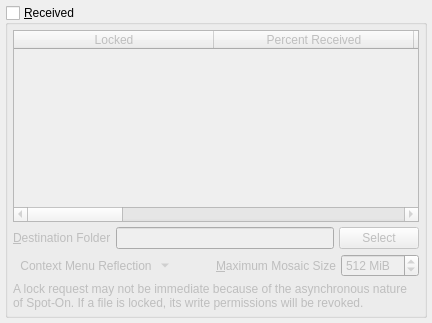
              <widget class="QWidget" name="tab_SB_incoming">
               <attribute name="icon">
                <iconset resource="../Icons/icons.qrc">
                 <normaloff>:/nuvola/down.png</normaloff>:/nuvola/down.png</iconset>
               </attribute>
               <attribute name="title">
                <string>&amp;Incoming</string>
               </attribute>
               <layout class="QVBoxLayout" name="verticalLayout_44">
                <property name="spacing">
                 <number>5</number>
                </property>
                <property name="leftMargin">
                 <number>5</number>
                </property>
                <property name="topMargin">
                 <number>5</number>
                </property>
                <property name="rightMargin">
                 <number>5</number>
                </property>
                <property name="bottomMargin">
                 <number>5</number>
                </property>
                <item>
                 <widget class="QSplitter" name="splitter">
                  <property name="orientation">
                   <enum>Qt::Vertical</enum>
                  </property>
                  <widget class="QGroupBox" name="receivers">
                   <property name="title">
                    <string>&amp;Received</string>
                   </property>
                   <property name="checkable">
                    <bool>true</bool>
                   </property>
                   <property name="checked">
                    <bool>false</bool>
                   </property>
                   <layout class="QVBoxLayout" name="verticalLayout_41">
                    <property name="spacing">
                     <number>5</number>
                    </property>
                    <property name="leftMargin">
                     <number>5</number>
                    </property>
                    <property name="topMargin">
                     <number>5</number>
                    </property>
                    <property name="rightMargin">
                     <number>5</number>
                    </property>
                    <property name="bottomMargin">
                     <number>5</number>
                    </property>
                    <item>
                     <widget class="QTableWidget" name="received">
                      <property name="styleSheet">
                       <string notr="true">QTableWidget#received

{
   border-image: url(:/Logo/background.png) 0 0 0 0 stretch stretch;
   border-width: 0px;
}</string>
                      </property>
                      <property name="verticalScrollBarPolicy">
                       <enum>Qt::ScrollBarAsNeeded</enum>
                      </property>
                      <property name="alternatingRowColors">
                       <bool>true</bool>
                      </property>
                      <property name="selectionMode">
                       <enum>QAbstractItemView::SingleSelection</enum>
                      </property>
                      <property name="selectionBehavior">
                       <enum>QAbstractItemView::SelectRows</enum>
                      </property>
                      <property name="horizontalScrollMode">
                       <enum>QAbstractItemView::ScrollPerPixel</enum>
                      </property>
                      <property name="sortingEnabled">
                       <bool>true</bool>
                      </property>
                      <attribute name="horizontalHeaderDefaultSectionSize">
                       <number>200</number>
                      </attribute>
                      <attribute name="horizontalHeaderStretchLastSection">
                       <bool>true</bool>
                      </attribute>
                      <column>
                       <property name="text">
                        <string>Locked</string>
                       </property>
                      </column>
                      <column>
                       <property name="text">
                        <string>Percent Received</string>
                       </property>
                      </column>
                      <column>
                       <property name="text">
                        <string>Pulse Size</string>
                       </property>
                      </column>
                      <column>
                       <property name="text">
                        <string>Total Size</string>
                       </property>
                      </column>
                      <column>
                       <property name="text">
                        <string>File</string>
                       </property>
                      </column>
                      <column>
                       <property name="text">
                        <string>Computed SHA-1 Hash</string>
                       </property>
                      </column>
                      <column>
                       <property name="text">
                        <string>Expected SHA-1 Hash</string>
                       </property>
                      </column>
                      <column>
                       <property name="text">
                        <string>OID</string>
                       </property>
                      </column>
                     </widget>
                    </item>
                    <item>
                     <layout class="QHBoxLayout" name="horizontalLayout_54">
                      <property name="spacing">
                       <number>5</number>
                      </property>
                      <item>
                       <widget class="QLabel" name="label_63">
                        <property name="text">
                         <string>&amp;Destination Folder</string>
                        </property>
                        <property name="buddy">
                         <cstring>destination</cstring>
                        </property>
                       </widget>
                      </item>
                      <item>
                       <widget class="QLineEdit" name="destination"/>
                      </item>
                      <item>
                       <widget class="QPushButton" name="etpSelectDestination">
                        <property name="text">
                         <string>Select</string>
                        </property>
                       </widget>
                      </item>
                     </layout>
                    </item>
                    <item>
                     <layout class="QHBoxLayout" name="horizontalLayout_55">
                      <property name="spacing">
                       <number>5</number>
                      </property>
                      <item>
                       <widget class="QToolButton" name="receivedActionMenu">
                        <property name="toolTip">
                         <string>Context Menu</string>
                        </property>
                        <property name="text">
                         <string>Context Menu Reflection</string>
                        </property>
                        <property name="icon">
                         <iconset resource="../Icons/icons.qrc">
                          <normaloff>:/generic/menu.png</normaloff>:/generic/menu.png</iconset>
                        </property>
                        <property name="popupMode">
                         <enum>QToolButton::MenuButtonPopup</enum>
                        </property>
                        <property name="autoRaise">
                         <bool>true</bool>
                        </property>
                       </widget>
                      </item>
                      <item>
                       <spacer name="horizontalSpacer_44">
                        <property name="orientation">
                         <enum>Qt::Horizontal</enum>
                        </property>
                        <property name="sizeHint" stdset="0">
                         <size>
                          <width>40</width>
                          <height>20</height>
                         </size>
                        </property>
                       </spacer>
                      </item>
                      <item>
                       <widget class="QLabel" name="label_59">
                        <property name="text">
                         <string>&amp;Maximum Mosaic Size</string>
                        </property>
                        <property name="buddy">
                         <cstring>etpMaxMosaicSize</cstring>
                        </property>
                       </widget>
                      </item>
                      <item>
                       <widget class="QSpinBox" name="etpMaxMosaicSize">
                        <property name="suffix">
                         <string> MiB</string>
                        </property>
                        <property name="minimum">
                         <number>1</number>
                        </property>
                        <property name="maximum">
                         <number>5000</number>
                        </property>
                        <property name="value">
                         <number>512</number>
                        </property>
                       </widget>
                      </item>
                     </layout>
                    </item>
                    <item>
                     <widget class="QLabel" name="label_117">
                      <property name="text">
                       <string>&lt;html&gt;&lt;head/&gt;&lt;body&gt;&lt;p&gt;A lock request may not be immediate because of the asynchronous nature of Spot-On. If a file is locked, its write permissions will be revoked.&lt;/p&gt;&lt;/body&gt;&lt;/html&gt;</string>
                      </property>
                      <property name="wordWrap">
                       <bool>true</bool>
                      </property>
                     </widget>
                    </item>
                   </layout>
                  </widget>
                 </widget>
                </item>
               </layout>
              </widget>
